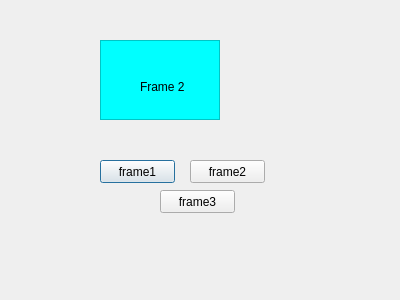
<?xml version="1.0" encoding="UTF-8"?>
<ui version="4.0">
 <class>Dialog</class>
 <widget class="QDialog" name="Dialog">
  <property name="geometry">
   <rect>
    <x>0</x>
    <y>0</y>
    <width>400</width>
    <height>300</height>
   </rect>
  </property>
  <property name="windowTitle">
   <string>Dialog</string>
  </property>
  <widget class="QFrame" name="frame1">
   <property name="enabled">
    <bool>true</bool>
   </property>
   <property name="geometry">
    <rect>
     <x>100</x>
     <y>40</y>
     <width>120</width>
     <height>80</height>
    </rect>
   </property>
   <property name="styleSheet">
    <string notr="true">background-color: rgb(85, 255, 0);</string>
   </property>
   <property name="frameShape">
    <enum>QFrame::StyledPanel</enum>
   </property>
   <property name="frameShadow">
    <enum>QFrame::Raised</enum>
   </property>
   <widget class="QLabel" name="label_2">
    <property name="geometry">
     <rect>
      <x>40</x>
      <y>30</y>
      <width>47</width>
      <height>13</height>
     </rect>
    </property>
    <property name="text">
     <string>Frame 1</string>
    </property>
   </widget>
  </widget>
  <widget class="QPushButton" name="b1">
   <property name="geometry">
    <rect>
     <x>100</x>
     <y>160</y>
     <width>75</width>
     <height>23</height>
    </rect>
   </property>
   <property name="text">
    <string>frame1</string>
   </property>
  </widget>
  <widget class="QPushButton" name="b2">
   <property name="geometry">
    <rect>
     <x>190</x>
     <y>160</y>
     <width>75</width>
     <height>23</height>
    </rect>
   </property>
   <property name="text">
    <string>frame2</string>
   </property>
  </widget>
  <widget class="QPushButton" name="b3">
   <property name="geometry">
    <rect>
     <x>160</x>
     <y>190</y>
     <width>75</width>
     <height>23</height>
    </rect>
   </property>
   <property name="text">
    <string>frame3</string>
   </property>
  </widget>
  <widget class="QFrame" name="frame3">
   <property name="geometry">
    <rect>
     <x>100</x>
     <y>40</y>
     <width>120</width>
     <height>80</height>
    </rect>
   </property>
   <property name="styleSheet">
    <string notr="true">background-color: rgb(255, 255, 127);</string>
   </property>
   <property name="frameShape">
    <enum>QFrame::StyledPanel</enum>
   </property>
   <property name="frameShadow">
    <enum>QFrame::Raised</enum>
   </property>
   <widget class="QLabel" name="label_4">
    <property name="geometry">
     <rect>
      <x>40</x>
      <y>40</y>
      <width>47</width>
      <height>13</height>
     </rect>
    </property>
    <property name="text">
     <string>Frame 3</string>
    </property>
   </widget>
  </widget>
  <widget class="QFrame" name="frame2">
   <property name="geometry">
    <rect>
     <x>100</x>
     <y>40</y>
     <width>120</width>
     <height>80</height>
    </rect>
   </property>
   <property name="styleSheet">
    <string notr="true">background-color: rgb(0, 255, 255);</string>
   </property>
   <property name="frameShape">
    <enum>QFrame::StyledPanel</enum>
   </property>
   <property name="frameShadow">
    <enum>QFrame::Raised</enum>
   </property>
   <widget class="QLabel" name="label">
    <property name="geometry">
     <rect>
      <x>40</x>
      <y>40</y>
      <width>47</width>
      <height>13</height>
     </rect>
    </property>
    <property name="text">
     <string>Frame 2</string>
    </property>
   </widget>
  </widget>
 </widget>
 <resources/>
 <connections/>
</ui>
